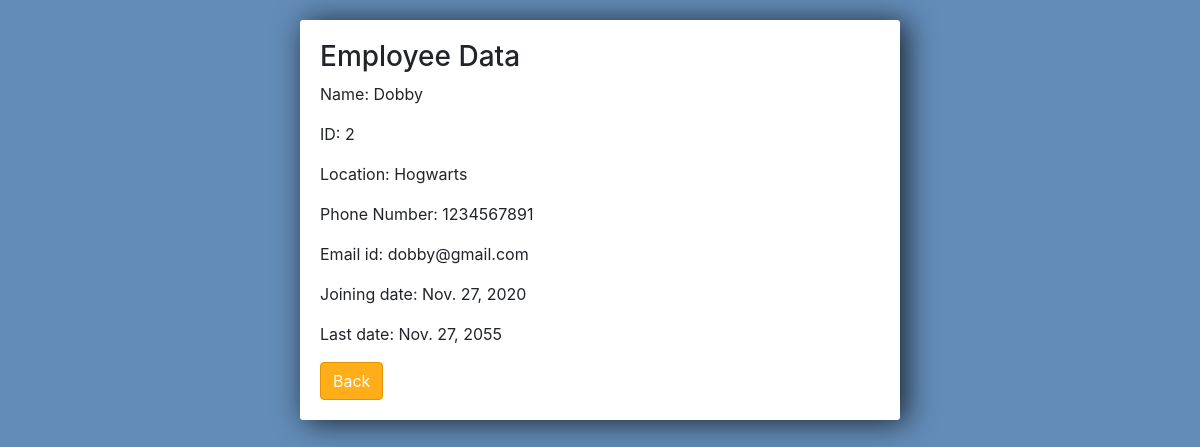
The app's page /employee/2/ with its own data.
### employee/models.py (models this page shows)
class Employee_model(models.Model):
	name = models.CharField(max_length=100)
	location = models.TextField()
	phone_number = models.IntegerField()
	email_id = models.EmailField(max_length = 254)
	joining_date = models.DateField()
	last_date = models.DateField()
	def __str__(self):
		return self.name

### employee/views.py (the view)
# urls.py: path('employee/<str:pk>/', views.get_employee, name = "employee_data"),
def get_employee(request, pk):
	emp = Employee_model.objects.get(id=pk)
	context = {
		'emp': emp
	}
	return render(request, 'employee/employee.html', context)

### employee/templates/employee/employee.html (shortened to what this page needs)
<link rel="stylesheet" href="https://stackpath.bootstrapcdn.com/bootstrap/4.3.1/css/bootstrap.min.css">
<div class = "center-column">
<h3>Employee Data</h3>
<p>Name: {{emp}}</p>
<p>ID: {{emp.id}}</p>
<p>Location: {{emp.location}}</p>
<p>Phone Number: {{emp.phone_number}}</p>
<p>Email id: {{emp.email_id}}</p>
<p>Joining date: {{emp.joining_date}}</p>
<p>Last date: {{emp.last_date}}</p>
<a class="btn btn-info btn-danger" href="{% url 'list' %}">Back</a>
</div>

### employee/templates/employee/employee.html (style rules this page uses)
.center-column { width:600px; margin: 20px auto; padding:20px; background-color: #fff; border-radius: 3px; box-shadow: 6px 2px 30px 0px rgba(0,0,0,0.75); }
.btn-danger { background-color: #ffae19; border-color: #e59400; }

### records on screen
Employee_model: name "Dobby", id "2", location "Hogwarts", phone_number "1234567891", email_id "dobby@gmail.com", joining_date "Nov. 27, 2020", last_date "Nov. 27, 2055"
